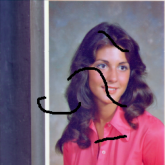
#> input picture Capstone Project/Input/dmg_img.png, 165 x 165 px, found by its file name
$ python final.py
#> lines starting #> are read from the running program, lines starting #| are printed output that depends on the picture; after the words box and inside, x2 and y2 are one past the last pixel; in counts of white or black regions, pixels touching at a corner belong together; pictures that were not available may be replaced by others from this repository, and a replacement may not be noted
# repair damaged images
import cv2
import matplotlib.pyplot as plt
import numpy as np
damaged_image_path = "D:\Workspace (VS Code)\College\Slot-B-Computer Vision\Capstone Project\Input\dmg_img.png"
damaged_image = cv2.imread(damaged_image_path)
#> damaged_image is the input picture: shape (165, 165, 3); mean B, G, R 120.2, 94.5, 123.5
mask_path = "D:\Workspace (VS Code)\College\Slot-B-Computer Vision\Capstone Project\Input\mask.png"
mask = cv2.imread(mask_path, 0)
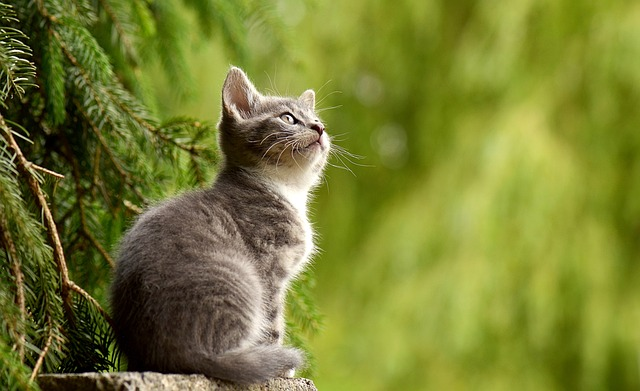
#> input picture Input/cat.jpg, 640 x 391 px, given in place of mask.png, which was not available
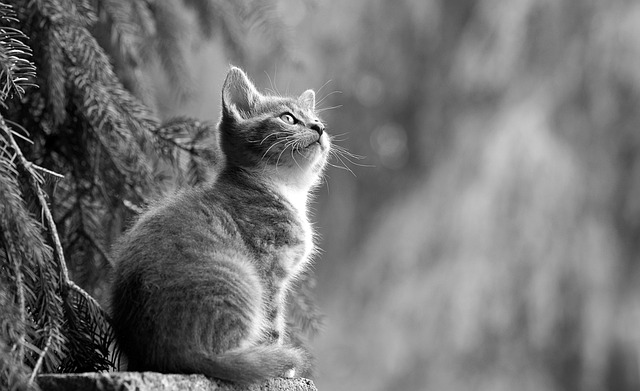
#> mask: shape (391, 640); min 0, max 255, mean 115.1
ret,thresh1 = cv2.threshold(mask, 254, 255, cv2.THRESH_BINARY)
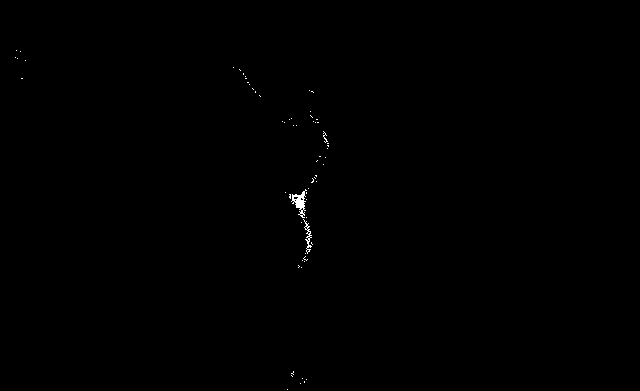
#> thresh1: shape (391, 640); 0.16% white in thin lines or dots, all inside (x1, y1, x2, y2) = (15, 50, 329, 390)

kernel = np.ones((7,7), np.uint8)
mask1 = cv2.dilate(thresh1, kernel, iterations = 1)
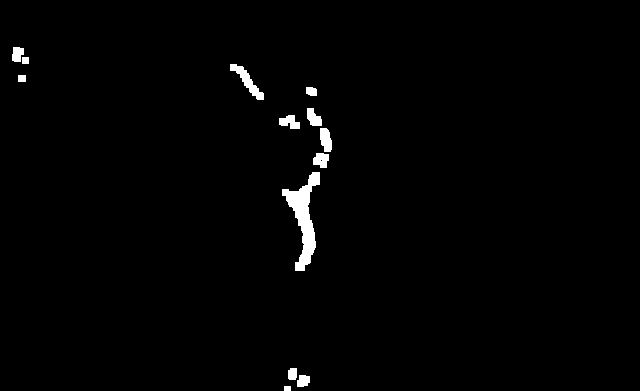
#> mask1: shape (391, 640); 1.3% white; 13 white regions, largest, box (x1, y1, x2, y2) and area: (282, 172, 320, 271) 1440, (230, 64, 264, 100) 379, (320, 128, 332, 152) 226
damaged_image = cv2.cvtColor(damaged_image, cv2.COLOR_BGR2RGB)

# use a smaller inpainting radius
#> (the run stopped early here; a loop or call above may not have finished)
